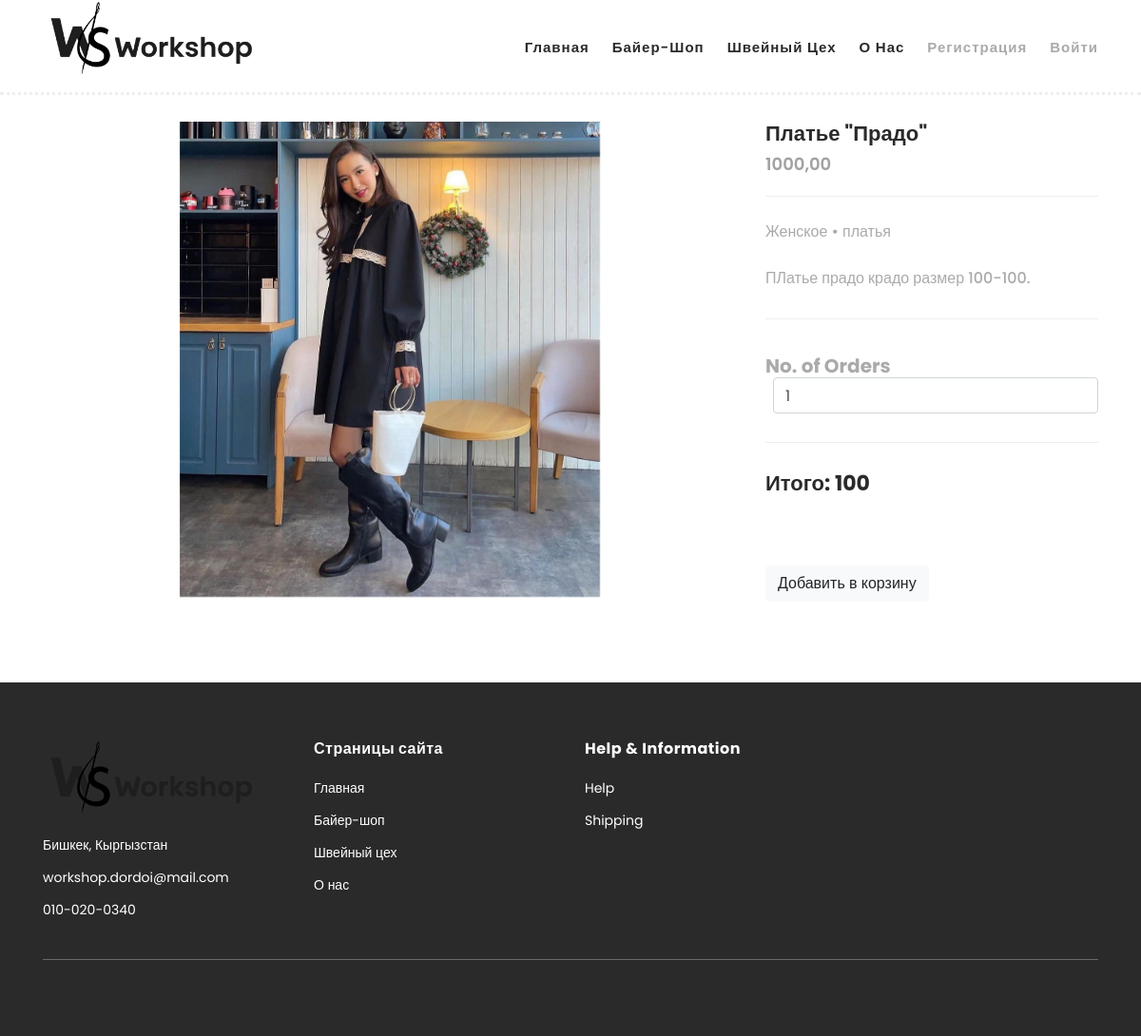
The app's page /product-detail/plate-prado/ with its own data.
### buyershop/models.py (models this page shows, shortened)
class Product(models.Model):
    name = models.CharField(
        verbose_name=_('Название продукта'),
        max_length=255,
    )
    slug = models.SlugField(
        max_length=255,
        unique=True,
        db_index=True,
        verbose_name=_('URL')
    )
    cover = models.ImageField(
        verbose_name=_('Главное фото продукта'),
        upload_to='media/images',
    )
    price = models.DecimalField(
        verbose_name=_('Цена продукта'),
        decimal_places=2,
        max_digits=12
    )
    description = models.TextField(
        verbose_name=_('Описание продукта'),
    )
    category = models.ForeignKey(
        Category,
        on_delete=models.PROTECT,
        related_name='products',
        verbose_name=_('Категория продукта'),
    )
    sex = models.CharField(
        max_length=125,
        choices=(
            ('Мужское', 'Мужское'),
            ('Женское', 'Женское'),
            ('Детское', 'Детское'),
            ('Унисекс', 'Унисекс')
        ),
        verbose_name='Пол'
    )
    created_date = models.DateTimeField(
        verbose_name=_('Дата создания продукта'),
        auto_now_add=True,
    )
    update_date = models.DateTimeField(
        verbose_name=_('Дата изменения продукта'),
        auto_now=True)
    is_active = models.BooleanField(
        verbose_name=_('Заказ активен'),
        default=True,
    )
    class Meta:
        verbose_name = 'Продукт'
        verbose_name_plural = 'Продукты'

class Category(models.Model):
    name = models.CharField(
        verbose_name=_('Название категории'),
        max_length=128,
    )
    slug = models.SlugField(
        max_length=255,
        unique=True,
        db_index=True,
        verbose_name=_('URL')
    )
    created_date = models.DateTimeField(
        verbose_name=_('Дата создания категории'),
        auto_now_add=True,
    )
    updated_date = models.DateTimeField(
        verbose_name=_('Дата изменения категории'),
        auto_now=True,
    )
    is_active = models.BooleanField(
        verbose_name=_('Категория активна'),
        default=True,
    )
    def __str__(self):
        return self.name
    class Meta:
        verbose_name = 'Категория'
        verbose_name_plural = 'Категории'

### buyershop/views.py (the view, shortened to what this page needs)
# urls.py: path('product-detail/<slug:slug>/', views.ProductDetailView.as_view(), name='product_detail'),
class ProductDetailView(DetailView):
    model = Product
    template_name = 'buyershop/product-detail.html'
    def get_context_data(self, **kwargs):
        context = super().get_context_data(**kwargs)
        product = self.get_object()
        context['detail_images'] = DetailImage.objects.filter(product=product)
        return context

### buyershop/templates/buyershop/product-detail.html (shortened to what this page needs)
{% extends 'base.html' %}
{% load static %}
{% block content %}
<body>
<br><br>
    <form action="." method="post">
        <section class="section" id="product">
        <div class="container">
            <div class="row">
                <div class="col-lg-8">
                <div class="left-images">
                <div id="carouselExampleFade" class="carousel slide carousel-fade" data-bs-ride="carousel">
                   <div class="carousel-inner">
                      <div class="carousel-item active">
                        <img src="{{ product.cover.url }}" class="d-block w-100" alt="...">
                      </div>
                  </div>
                    <button class="carousel-control-prev" type="button" data-bs-target="#carouselExampleFade" data-bs-slide="prev">
                    <span class="carousel-control-prev-icon" aria-hidden="true"></span>
                  </button>
                  <button class="carousel-control-next" type="button" data-bs-target="#carouselExampleFade" data-bs-slide="next">
                    <span class="carousel-control-next-icon" aria-hidden="true"></span>
                  </button>
                </div>
                </div>
            </div>
            <div class="col-lg-4">
                <div class="right-content">
                    <h4>{{ product.name }}</h4>
                    <span class="price">{{ product.price }}</span>
                    <span>{{ product.sex }} • {{ product.category }}</span>
                    <span>{{ product.description }}.</span>
                    <div class="quantity-content">
                        <div class="left-content">
                            <h6>No. of Orders</h6>
                        </div>
                        <div class="right-content">
                            <div class="quantity buttons_added">
                                <input type="number"  min="1" name="quantity" value="1" class="form-control">
                            </div>
                        </div>
                    </div>
                        <h4 class="total">Итого: 100</h4>
                    <br>
                    <br>
                    <br>
                    <button type="submit" class="btn btn-light">Добавить в корзину</button>
                </div>
            </div>
            </div>
        </div>
    </section>
    </form>
</body>
{% endblock content %}

### static/css/templatemo-hexashop.css (style rules this page uses)
html, body, div, span, applet, object, iframe, h1, h2, h3, h4, h5, h6, p, blockquote, div pre, a, abbr, acronym, address, big, cite, code, del, dfn, em, font, img, ins, kbd, q, s, samp, small, strike, strong, sub, sup, tt, var, b, u, i, center, dl, dt, dd, ol, ul, li, figure, header, nav, section, article, aside, footer, figcaption { margin: 0; padding: 0; border: 0; outline: 0; }
header, nav, section, article, aside, footer, hgroup { display: block; }
* { box-sizing: border-box; }
html, body { font-family: 'Poppins', sans-serif; font-weight: 400; background-color: #fff; font-size: 16px; -ms-text-size-adjust: 100%; -webkit-font-smoothing: antialiased; -moz-osx-font-smoothing: grayscale; }
h1, h2, h3, h4, h5, h6 { margin-top: 0px; margin-bottom: 0px; }
html, body { background: #fff; font-family: 'Poppins', sans-serif; }
#product { margin-top: 80px; }
#product .left-images img { width: 400px; height: 500px; overflow: hidden; margin-bottom: 30px; object-fit: contain; }
#product .right-content { position: relative; z-index: 3; background-color: #fff; }
#product .right-content h4 { font-size: 22px; color: #2a2a2a; font-weight: 700; margin-bottom: 0px; }
#product .right-content span.price { font-size: 18px; color: #a1a1a1; font-weight: 600; display: block; margin-top: 5px; border-bottom: 1px solid #eee; padding-bottom: 20px; }
#product .right-content span { font-size: 16px; color: #aaaaaa; font-weight: 500; display: block; margin-top: 25px; }
.quantity-content { margin-top: 30px; padding-top: 30px; border-top: 1px solid #eee; border-bottom: 1px solid #eee; width: 100%; padding-bottom: 30px; margin-bottom: 30px; }
.quantity-content .left-content { float: left; margin-right: 30px; }
.quantity-content .right-content { text-align: right; }
.quantity-content .left-content h6 { padding-top: 7px; font-size: 20px; font-weight: 700; color: #aaa; position: relative; z-index: 11; }
.quantity { display: inline-block; }
.quantity.buttons_added { text-align: left; position: relative; white-space: nowrap; vertical-align: top; }
.quantity.buttons_added input { display: inline-block; margin: 0; vertical-align: top; box-shadow: none; }
input, textarea { width: 100%; padding: 0.5rem; border: 1px solid #ccc; border-radius: 4px; }
button { padding: 0.5rem 1rem; border: none; border-radius: 4px; background-color: #007bff; color: #fff; font-size: 1rem; cursor: pointer; transition: background-color 0.3s ease; }

### records on screen
Product: cover (picture), name "Платье \"Прадо\"", price "1000,00", sex "Женское", category "платья", description "ПЛатье прадо крадо размер 100-100"
